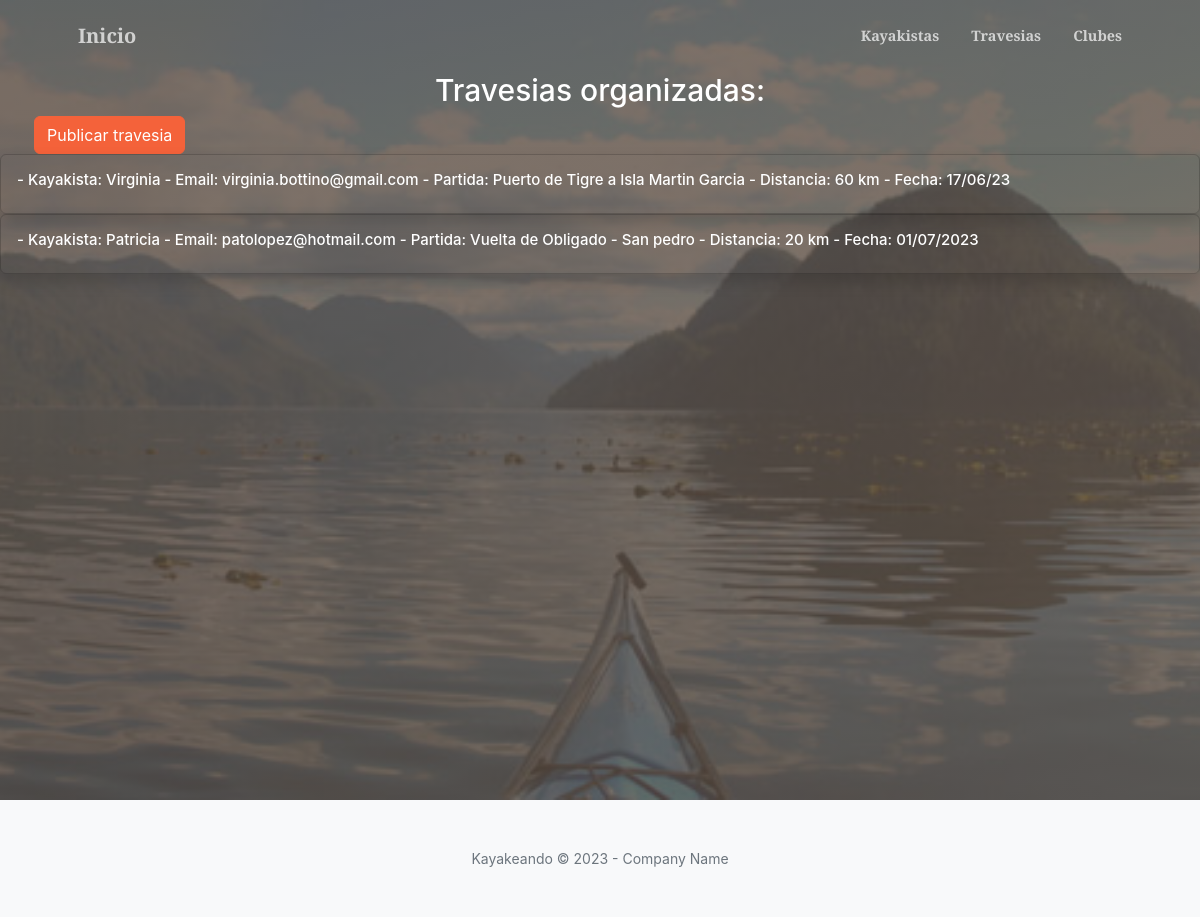
/travesias, run on the app's committed database.
### Kayakeando/models.py (models this page shows)
class Travesia(models.Model):
    kayakista = models.CharField(max_length=40)
    email = models.EmailField(default="")
    partida = models.CharField(max_length=40)
    distancia = models.CharField(max_length=40)
    fecha = models.CharField(max_length=500)
    def __str__(self):
        return f"- Kayakista: {self.kayakista} \n- Email: {self.email} \n- Partida: {self.partida}\n- Distancia: {self.distancia} \n- Fecha: {self.fecha}"

### Kayakeando/views.py (the view)
# urls.py: path('travesias', views.travesias, name='Travesias'),
def travesias(request):
    travesias = Travesia.objects.all()
    return render(request, "Kayakeando/travesias.html", {"travesias":  travesias})

### Kayakeando/Templates/Kayakeando/travesias.html (shortened to what this page needs)
{% extends "Kayakeando/padre.html" %}
{% load static %}
{% block main %}
<header class="masthead py-8">
  <div class="container px-1 px-lg-1">
    <div class="row gx-4 gx-lg-5 align-items-center justify-content-center text-center">
      <div class="col-lg-8">
        <h1 class="text-white font-weight-bold" style="font-size:30px" >Travesias organizadas:</h1>
      </div>
    </div>
    <a class="btn btn-primary btn-l text-center" href="{% url 'Crear travesia' %}">Publicar travesia</a>
      </div>
      {% for t in travesias %}
      <div class="card w-100 rounded-10 shadow bg-transparent">
        <div class="card-body d-flex align-items-center bg-transparent">
          <h5 class="card-title text-white font-weight-bold" style="font-size:15px">{{ t }}</h5>
        </div>
      </div>
    {% endfor %}
</header>
{% endblock %}

### data on the page
Travesia: kayakista+email+partida "- Kayakista: Virginia - Email: virginia.bottino@gmail.com - Partida: Puerto de Tigre a Isla Martin Garcia - Distancia: 60 km - Fecha: 17/06/23"
Travesia: kayakista+email+partida "- Kayakista: Patricia - Email: patolopez@hotmail.com - Partida: Vuelta de Obligado - San pedro - Distancia: 20 km - Fecha: 01/07/2023"
